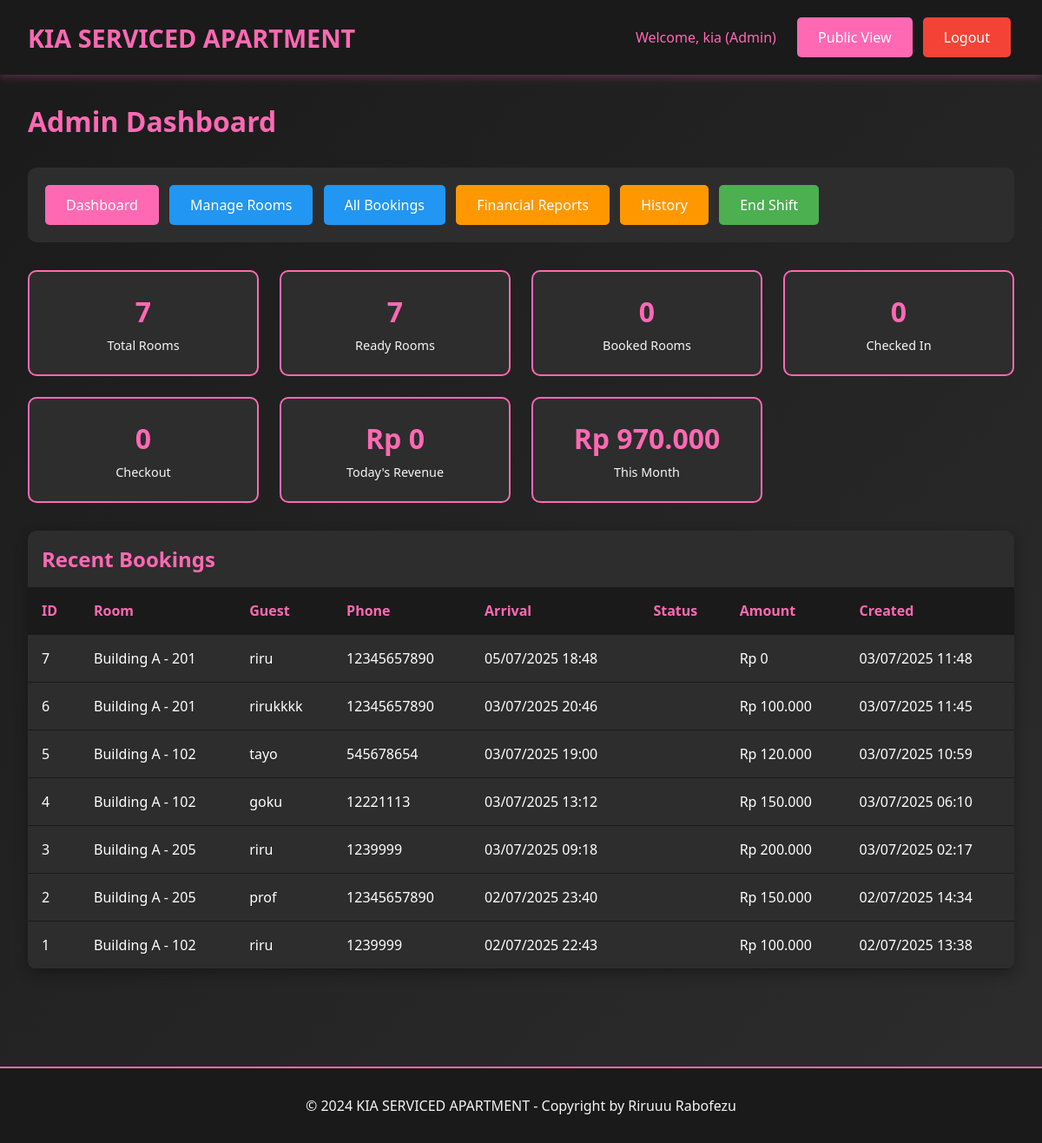
Page /admin/dashboard.php (signed in) on the earlier database version.
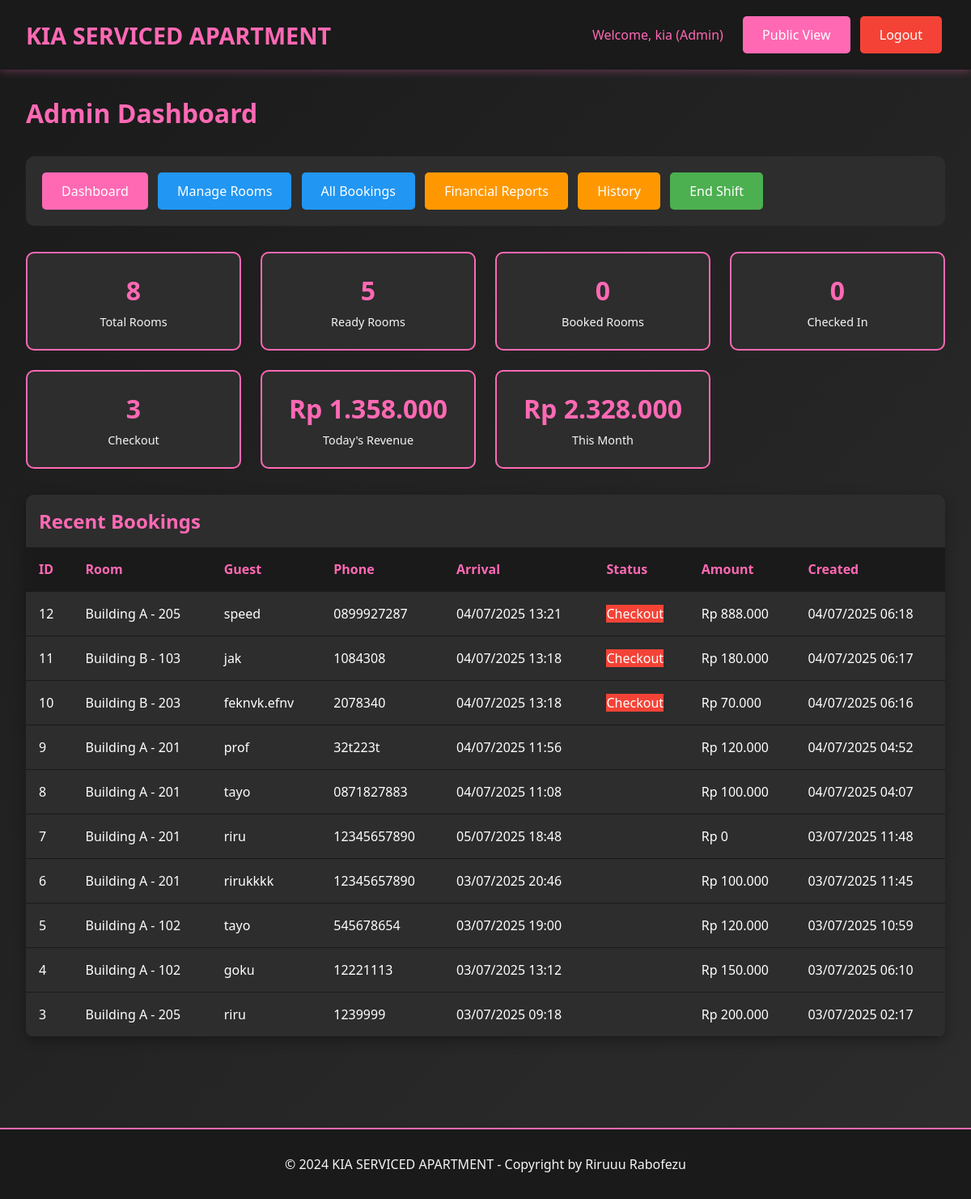
Same page on the later database version.
### tables this page shows
CREATE TABLE `bookings` (
  `id` int(11) NOT NULL,
  `room_id` int(11) NOT NULL,
  `guest_name` varchar(100) NOT NULL,
  `arrival_time` datetime NOT NULL,
  `phone_number` varchar(20) NOT NULL,
  `duration_type` enum('hourly','fullday') NOT NULL,
  `duration_hours` int(11) NOT NULL,
  `price_amount` decimal(10,2) NOT NULL,
  `payment_method` varchar(50) NOT NULL,
  `deposit_type` enum('cash','id_card') NOT NULL,
  `deposit_amount` decimal(10,2) DEFAULT 0.00,
  `notes` text DEFAULT NULL,
  `status` enum('booked','checkin','checkout','cancelled','no_show') DEFAULT 'booked',
  `checkin_time` datetime DEFAULT NULL,
  `checkout_time` datetime DEFAULT NULL,
  `extra_time_hours` int(11) DEFAULT 0,
  `extra_time_amount` decimal(10,2) DEFAULT 0.00,
  `refund_amount` decimal(10,2) DEFAULT 0.00,
  `refund_method` varchar(50) DEFAULT NULL,
  `created_by` int(11) NOT NULL,
  `created_at` timestamp NOT NULL DEFAULT current_timestamp(),
  `updated_at` timestamp NOT NULL DEFAULT current_timestamp() ON UPDATE current_timestamp()
);

CREATE TABLE `rooms` (
  `id` int(11) NOT NULL,
  `location` varchar(100) NOT NULL,
  `floor_number` int(11) NOT NULL,
  `room_number` varchar(20) NOT NULL,
  `room_type` varchar(50) NOT NULL,
  `wifi_name` varchar(100) DEFAULT NULL,
  `wifi_password` varchar(100) DEFAULT NULL,
  `status` enum('ready','booked','checkin','checkout') DEFAULT 'ready',
  `created_at` timestamp NOT NULL DEFAULT current_timestamp(),
  `updated_at` timestamp NOT NULL DEFAULT current_timestamp() ON UPDATE current_timestamp()
);

### includes/config.php (called while the page is built, shortened)
<?php
function formatCurrency($amount) {
    return 'Rp ' . number_format($amount, 0, ',', '.');
}
function formatDateTime($datetime) {
    return date('d/m/Y H:i', strtotime($datetime));
}
?>

### admin/dashboard.php (the view, shortened to what the changed rows need)
<?php
require_once '../includes/config.php';
$stats = [];
$stmt = $pdo->query("SELECT COUNT(*) as total FROM rooms");
$stats['total_rooms'] = $stmt->fetch()['total'];
$stmt = $pdo->query("SELECT
    SUM(CASE WHEN (SELECT COUNT(*) FROM bookings WHERE room_id = r.id AND status IN ('booked', 'checkin', 'checkout')) = 0 THEN 1 ELSE 0 END) as ready,
    SUM(CASE WHEN (SELECT COUNT(*) FROM bookings WHERE room_id = r.id AND status = 'booked') > 0 THEN 1 ELSE 0 END) as booked,
    SUM(CASE WHEN (SELECT COUNT(*) FROM bookings WHERE room_id = r.id AND status = 'checkin') > 0 THEN 1 ELSE 0 END) as checkin,
    SUM(CASE WHEN (SELECT COUNT(*) FROM bookings WHERE room_id = r.id AND status = 'checkout') > 0 THEN 1 ELSE 0 END) as checkout
    FROM rooms r");
$room_stats = $stmt->fetch();
$stmt = $pdo->prepare("SELECT SUM(amount) as total FROM transactions WHERE DATE(transaction_date) = CURDATE() AND amount > 0");
$stmt->execute();
$stats['today_revenue'] = $stmt->fetch()['total'] ?? 0;
$stmt = $pdo->prepare("SELECT SUM(amount) as total FROM transactions WHERE MONTH(transaction_date) = MONTH(CURDATE()) AND YEAR(transaction_date) = YEAR(CURDATE()) AND amount > 0");
$stmt->execute();
$stats['month_revenue'] = $stmt->fetch()['total'] ?? 0;
$stmt = $pdo->prepare("SELECT b.*, r.room_number, r.location FROM bookings b
                      JOIN rooms r ON b.room_id = r.id
                      ORDER BY b.created_at DESC LIMIT 10");
$stmt->execute();
$recent_bookings = $stmt->fetchAll();
?>
<!DOCTYPE html>
<html lang="id">
<head>
    <link rel="stylesheet" href="../assets/css/style.css">
</head>
<body>
    <div class="container">
        <h1 style="color: var(--primary-pink); margin-bottom: 2rem;">Admin Dashboard</h1>
        <div class="dashboard-grid">
            <div class="stat-card">
                <div class="stat-number"><?php echo $stats['total_rooms']; ?></div>
                <div class="stat-label">Total Rooms</div>
            </div>
            <div class="stat-card">
                <div class="stat-number"><?php echo $room_stats['ready']; ?></div>
                <div class="stat-label">Ready Rooms</div>
            </div>
            <div class="stat-card">
                <div class="stat-number"><?php echo $room_stats['checkout']; ?></div>
                <div class="stat-label">Checkout</div>
            </div>
            <div class="stat-card">
                <div class="stat-number"><?php echo formatCurrency($stats['today_revenue']); ?></div>
                <div class="stat-label">Today's Revenue</div>
            </div>
            <div class="stat-card">
                <div class="stat-number"><?php echo formatCurrency($stats['month_revenue']); ?></div>
                <div class="stat-label">This Month</div>
            </div>
        </div>
        <div class="table-container">
            <h2 style="color: var(--primary-pink); margin: 1rem;">Recent Bookings</h2>
            <table class="table">
                <thead>
                    <tr>
                        <th>ID</th>
                        <th>Room</th>
                        <th>Guest</th>
                        <th>Phone</th>
                        <th>Arrival</th>
                        <th>Status</th>
                        <th>Amount</th>
                        <th>Created</th>
                    </tr>
                </thead>
                <tbody>
                    <?php foreach ($recent_bookings as $booking): ?>
                    <tr>
                        <td><?php echo $booking['id']; ?></td>
                        <td><?php echo htmlspecialchars($booking['location'] . ' - ' . $booking['room_number']); ?></td>
                        <td><?php echo htmlspecialchars($booking['guest_name']); ?></td>
                        <td><?php echo htmlspecialchars($booking['phone_number']); ?></td>
                        <td><?php echo formatDateTime($booking['arrival_time']); ?></td>
                        <td>
                            <span class="status-<?php echo $booking['status']; ?>">
                                <?php echo ucfirst($booking['status']); ?>
                            </span>
                        </td>
                        <td><?php echo formatCurrency($booking['price_amount']); ?></td>
                        <td><?php echo formatDateTime($booking['created_at']); ?></td>
                    </tr>
                    <?php endforeach; ?>
                </tbody>
            </table>
        </div>
    </div>
</body>
</html>

Differences in the rows shown:
no longer on this page (row unchanged): bookings: id "2", room.room_number "Building A - 205", guest_name "prof", phone_number "12345657890", arrival_time "02/07/2025 23:40", price_amount "Rp 150.000", created_at "02/07/2025 14:34"
no longer on this page (row unchanged): bookings: id "1", room.room_number "Building A - 102", guest_name "riru", phone_number "1239999", arrival_time "02/07/2025 22:43", price_amount "Rp 100.000", created_at "02/07/2025 13:38"
added bookings: id "12", room.room_number "Building A - 205", guest_name "speed", phone_number "0899927287", arrival_time "04/07/2025 13:21", status "Checkout", price_amount "Rp 888.000", created_at "04/07/2025 06:18"
added bookings: id "11", room.room_number "Building B - 103", guest_name "jak", phone_number "1084308", arrival_time "04/07/2025 13:18", status "Checkout", price_amount "Rp 180.000", created_at "04/07/2025 06:17"
added bookings: id "10", room.room_number "Building B - 203", guest_name "feknvk.efnv", phone_number "2078340", arrival_time "04/07/2025 13:18", status "Checkout", price_amount "Rp 70.000", created_at "04/07/2025 06:16"
added bookings: id "9", room.room_number "Building A - 201", guest_name "prof", phone_number "32t223t", arrival_time "04/07/2025 11:56", price_amount "Rp 120.000", created_at "04/07/2025 04:52"
added bookings: id "8", room.room_number "Building A - 201", guest_name "tayo", phone_number "0871827883", arrival_time "04/07/2025 11:08", price_amount "Rp 100.000", created_at "04/07/2025 04:07"
Other differences:
$stats['total_rooms']: "7" → "8"
$room_stats['ready']: "7" → "5"
$room_stats['checkout']: "0" → "3"
formatCurrency($stats['today_revenue']): "Rp 0" → "Rp 1.358.000"
formatCurrency($stats['month_revenue']): "Rp 970.000" → "Rp 2.328.000"
